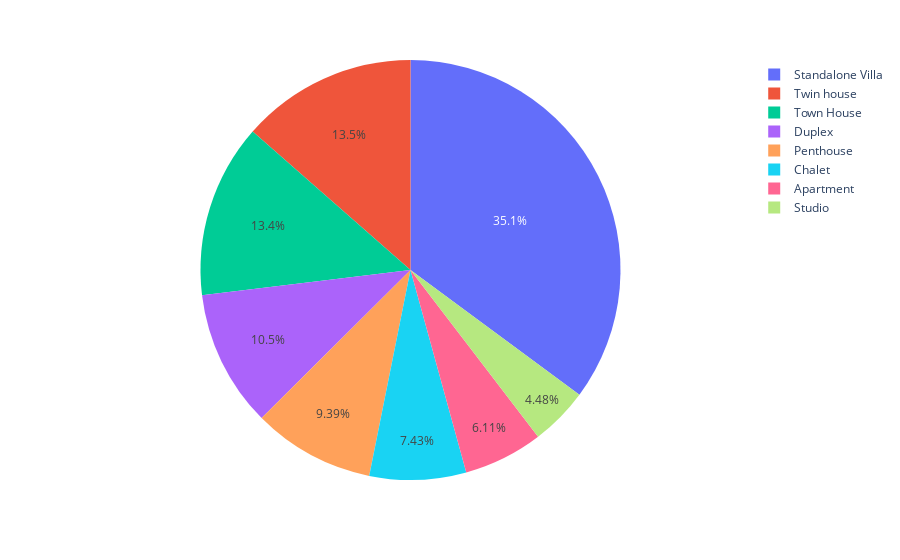

The code cell stored with this chart in its notebook:
### Code cell
px.pie(data_frame=types,names="Type",values="Price")

### Figure 1 — Plotly figure (JSON) as saved in the notebook; plotly's stock layout.template omitted (floating-point values rounded to 4 significant figures)
{"data": [{"domain": {"x": [0, 1], "y": [0, 1]}, "hovertemplate": "Type=%{label}<br>Price=%{value}<extra></extra>", "labels": ["Studio", "Apartment", "Chalet", "Penthouse", "Duplex", "Town House", "Twin house", "Standalone Villa"], "legendgroup": "", "name": "", "showlegend": true, "type": "pie", "values": [1855000.0, 2530000.0, 3076000.0, 3885000.0, 4359000.0, 5541000.0, 5603000.0, 14540000.0]}], "layout": {"legend": {"tracegroupgap": 0}, "margin": {"t": 60}}}
